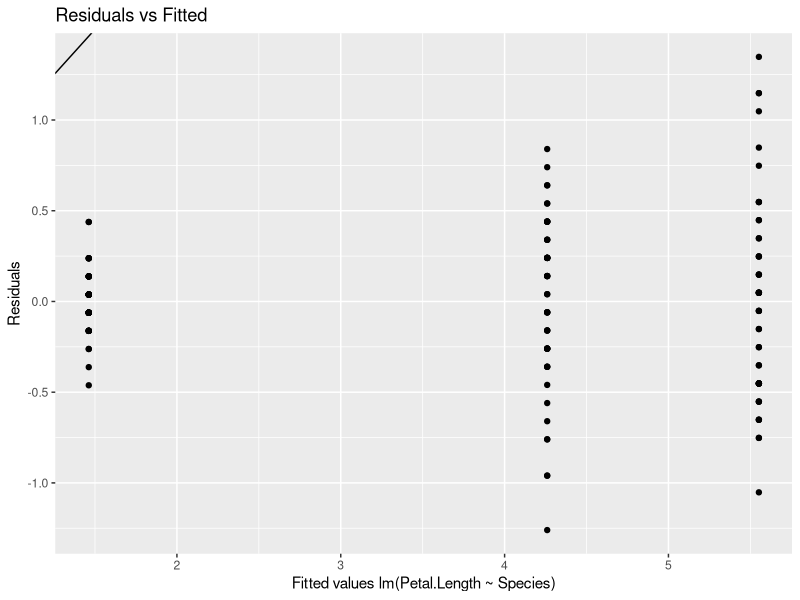
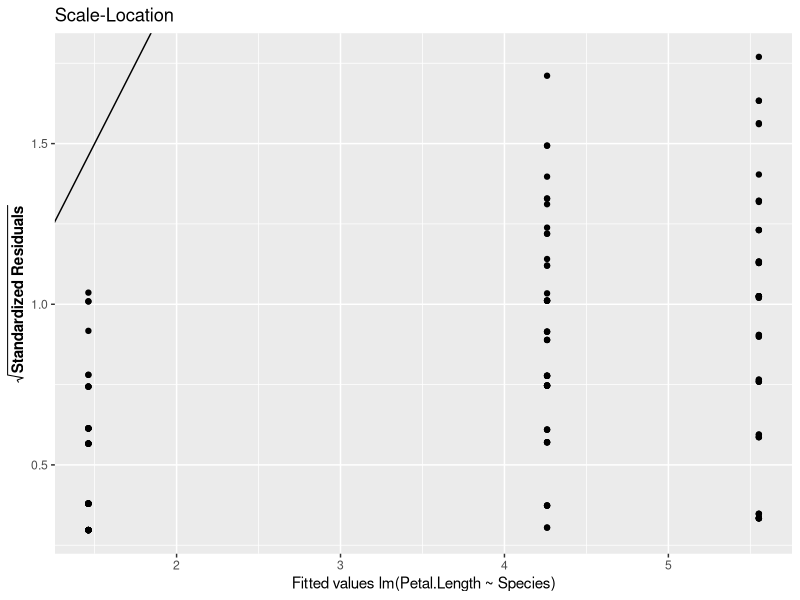

These figures' R source, in order:
## ---- chunk 1
knitr::opts_chunk$set(
  collapse = TRUE,
  comment = "#>"
)
## ---- chunk 2

linreg <- setRefClass(Class = "linreg",
                      
                    
                      fields = list(formula="formula", data="data.frame", regco="matrix", yf="matrix", e="matrix", dfreedom="numeric", 
                                    Sigma_square="numeric", Var_Beta="matrix", t_Beta="matrix", pvalue="matrix",
                                    parse="character", stand_res="matrix",variance="numeric"),
                      
                      
                      
                      methods = list(
                        
                        initialize =function (formula,data)
                        {
                          c<-colnames(data)
                          d<-all.vars(formula)
                          stopifnot(d %in% c)
                          stopifnot (is.data.frame(data))
                          formula <<- formula
                          data <<- data
                          X <- model.matrix(formula,data)
                          dep_y <- all.vars(formula)[1]
                          y <- (data[,dep_y])
                          parse <<- deparse(substitute(data))
                          #Regressions coefficients
                          regco <<- solve((t(X)%*%X))%*%t(X)%*%y
                          #X <- QR
                          #Beta <- solve(R)%*%t(Q)%*%y
                          #Fitted values
                          yf <<- X%*%regco
                          #Residuals
                          e <<- y-yf
                          #Degrees of freedom
                          dfreedom <<- nrow(X)-ncol(X)
                          #Residual variance
                          Sigma_square <<- as.numeric((t(e)%*%e) / dfreedom)
                          #Variance of regression coefficients
                          Var_Beta <<- Sigma_square * solve((t(X)%*%X))
                          #t-values for each coefficient
                          t_Beta <<- regco / sqrt(diag(Var_Beta))
                          #p values for reg coefficients
                          pvalue <<- pt(abs(t_Beta),dfreedom)
                          #variance value
                          variance <<- round(sqrt(Sigma_square),2)
                          #standardised residual for plot2
                          stand_res <<- sqrt(abs((e-mean(e)) / sqrt(Sigma_square)))
                        
                        },
                        #Methods
                        #print(),plot(), resid(),pred(),coef(),summary()
                        print = function(){
                          regco
                          
                        },
                        
                        
                        plot = function(){
                          library(ggplot2)
                          #plotting yf and e
                          data_frame1 <- data.frame(Fitted_values=yf,Residuals=e)
                          p1 <- ggplot(data_frame1,aes(Fitted_values,Residuals))+
                            geom_point()+geom_abline()+
                            ggtitle("Residuals vs Fitted")+
                            xlab("Fitted values lm(Petal.Length ~ Species)")+
                            ylab("Residuals")
                          
                          data_frame2 <- data.frame(Fitted_values=yf,Residuals=stand_res)
                          p2 <- ggplot(data_frame2,aes(Fitted_values,Residuals))+
                            geom_point()+geom_abline()+
                            ggtitle("Scale-Location")+
                            xlab("Fitted values lm(Petal.Length ~ Species)")+
                            ylab(expression(bold(sqrt(bold("Standardized Residuals")))) )
                          return(list(p1, p2))
                        },
                        
                        resid = function(){
                          cat("Returning vector of residuals e:", "\n")
                          return(as.vector(round(e,2)))
                        },
                        
                        pred = function(){
                          cat("Returning predicted values yf:", "\n")
                          return(as.vector(round(yf,2)))
                        },
                        
                        coef = function(){
                          cat("Returning coefficients as a vector:", "\n")
                          return(as.vector(round(Beta,2)))
                        },
                        
                        summary = function(){
                          
                          base::summary()
                          
                          
                        }
                        
                        
                        
                      ))

## ---- chunk 3
data <- iris
linreg <- function (formula,data)
                        {
                          c<-colnames(data)
                          d<-all.vars(formula)
                          stopifnot(d %in% c)
                          stopifnot (is.data.frame(data))
                          formula <<- formula
                          data <<- data
                          X <- model.matrix(formula,data)
                          dep_y <- all.vars(formula)[1]
                          y <- (data[,dep_y])
                          parse <<- deparse(substitute(data))
                          #Regressions coefficients
                          regco <<- solve((t(X)%*%X))%*%t(X)%*%y
                          #X <- QR
                          #Beta <- solve(R)%*%t(Q)%*%y
                          #Fitted values
                          yf <<- X%*%regco
                          #Residuals
                          e <<- y-yf
                          #Degrees of freedom
                          dfreedom <<- nrow(X)-ncol(X)
                          #Residual variance
                          Sigma_square <<- as.numeric((t(e)%*%e) / dfreedom)
                          #Variance of regression coefficients
                          Var_Beta <<- Sigma_square * solve((t(X)%*%X))
                          #t-values for each coefficient
                          t_Beta <<- regco / sqrt(diag(Var_Beta))
                          #p values for reg coefficients
                          pvalue <<- pt(abs(t_Beta),dfreedom)
                          #variance value
                          variance <<- round(sqrt(Sigma_square),2)
                          #standardised residual for plot2
                          stand_res <<- sqrt(abs((e-mean(e)) / sqrt(Sigma_square)))
                        
                        }
## ---- chunk 4
head(iris,10)
## ---- chunk 5
data(iris)
mod_object <- lm(Petal.Length~Species, data = iris)
print(mod_object)
## ---- chunk 6
 library(ggplot2)
data <- iris
formula = Petal.Length ~ Species
                          c<-colnames(data)
                          d<-all.vars(formula)
                          stopifnot(d %in% c)
                          stopifnot (is.data.frame(data))

                          X <- model.matrix(formula,data)
                          dep_y <- all.vars(formula)[1]
                          y <- (data[,dep_y])
                          parse<- deparse(substitute(data))
                          #Regressions coefficients
                          regco <<- solve((t(X)%*%X))%*%t(X)%*%y
                          #X <- QR
                          #Beta <- solve(R)%*%t(Q)%*%y
                          #Fitted values
                          yf <<- X%*%regco
                          #Residuals
                          e <<- y-yf
                          #Degrees of freedom
                          dfreedom <<- nrow(X)-ncol(X)
                          #Residual variance
                          Sigma_square <<- as.numeric((t(e)%*%e) / dfreedom)
                          #Variance of regression coefficients
                          Var_Beta <<- Sigma_square * solve((t(X)%*%X))
                          #t-values for each coefficient
                          t_Beta <<- regco / sqrt(diag(Var_Beta))
                          #p values for reg coefficients
                          pvalue <<- pt(abs(t_Beta),dfreedom)
                          #variance value
                          variance <<- round(sqrt(Sigma_square),2)
                          #standardised residual for plot2
                          stand_res <<- sqrt(abs((e-mean(e)) / sqrt(Sigma_square)))
                        
                          #plotting yf and e
                          data_frame1 <- data.frame(Fitted_values=yf,Residuals=e)
                          p1 <- ggplot(data_frame1,aes(Fitted_values,Residuals))+
                            geom_point()+geom_abline()+
                            ggtitle("Residuals vs Fitted")+
                            xlab("Fitted values lm(Petal.Length ~ Species)")+
                            ylab("Residuals")
                          
                          data_frame2 <- data.frame(Fitted_values=yf,Residuals=stand_res)
                          p2 <- ggplot(data_frame2,aes(Fitted_values,Residuals))+
                            geom_point()+geom_abline()+
                            ggtitle("Scale-Location")+
                            xlab("Fitted values lm(Petal.Length ~ Species)")+
                            ylab(expression(bold(sqrt(bold("Standardized Residuals")))) )
                          return(list(p1, p2))
## ---- chunk 7

resid(cat("Returning vector of residuals e:", "\n"))
                          return(as.vector(round(e,2)))
## ---- chunk 8
             pred = function(){
                          cat("Returning predicted values yf:", "\n")
                          return(as.vector(round(yf,2)))
                        }
                          return(as.vector(round(yf,2)))

## ---- chunk 9
                        coef = function(){
                          cat("Returning coefficients as a vector:", "\n")
                          return(as.vector(round(regco,2)))
                        }
return(as.vector(round(regco,2)))
